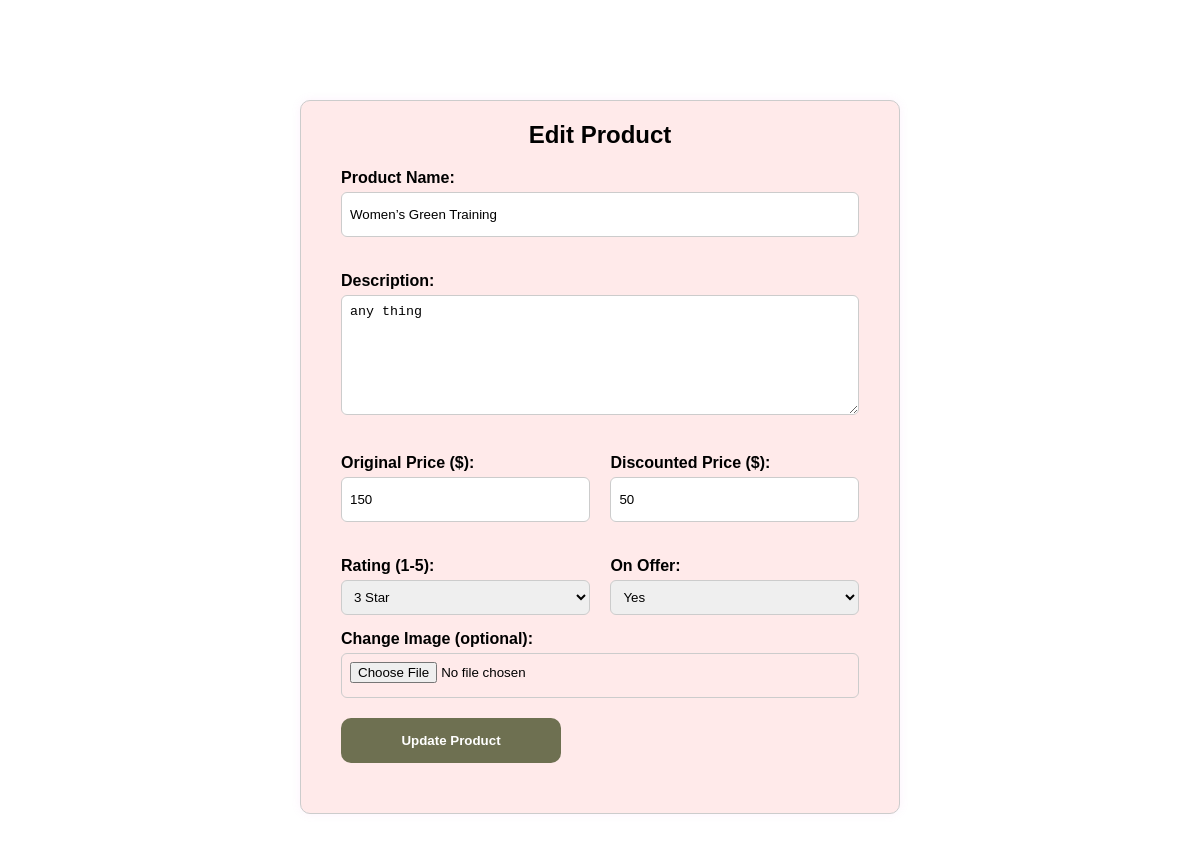
/user/edit_product.php?id=1, run on the app's committed database.
### tables this page shows
CREATE TABLE `products` (
  `id` int(11) NOT NULL,
  `name` varchar(255) NOT NULL,
  `description` varchar(255) NOT NULL,
  `original_price` float NOT NULL,
  `discounted_price` float NOT NULL,
  `rating` varchar(255) NOT NULL,
  `on_offer` varchar(255) NOT NULL,
  `image` blob NOT NULL
);

### user/edit_product.php (the view, shortened to what this page needs)
<?php
    include 'connection.php';
    $id = intval($_GET['id']);
    $sql = "SELECT * FROM products WHERE id = $id";
    $result = $conn->query($sql);
    $product = $result->fetch_assoc();
?>
<!DOCTYPE html>
<html lang="en">
    <head>
        <link rel="stylesheet" href="../style/style.css">
        <link rel="stylesheet" href="../style/nav.css">
        <link  rel ="stylesheet" href="../style/user.css">
        <link  rel ="stylesheet" href="../style/table.css">
        <link rel="stylesheet" href="https://cdnjs.cloudflare.com/ajax/libs/font-awesome/6.4.0/css/all.min.css">
    </head>
    <body>
        <form action="edit_product.php?id=<?= $product['id'] ?>" method="POST" enctype="multipart/form-data">
            <h2>Edit Product</h2>
            <label>Product Name:</label>
            <input type="text" name="name" value="<?= htmlspecialchars($product['name']) ?>" required>
            <label>Description:</label>
            <textarea name="description" rows="4" required><?= htmlspecialchars($product['description']) ?></textarea>
            <div class="price">
                <div class="">
                    <label>Original Price ($):</label>
                    <input type="number" name="original_price" value="<?= $product['original_price'] ?>" step="0.01" required>
                </div>
                <div class="">
                    <label>Discounted Price ($):</label>
                    <input type="number" name="discounted_price" value="<?= $product['discounted_price'] ?>" step="0.01" required>
                </div>
            </div>
            <div class="select">
                <div class="">
                    <label>Rating (1-5):</label>
                    <select name="rating" required>
                        <?php
                        for ($i = 1; $i <= 5; $i++) {
                            $selected = $product['rating'] == $i ? 'selected' : '';
                            echo "<option value='$i' $selected>$i Star</option>";
                        }
                        ?>
                    </select>
                </div>
                <div class="">
                    <label>On Offer:</label>
                    <select name="on_offer" required>
                        <option value="yes" <?= $product['on_offer'] == 'yes' ? 'selected' : '' ?>>Yes</option>
                    </select>
                </div>
            </div>
            <label>Change Image (optional):</label>
            <input type="file" name="image" accept="image/*">
            <button type="submit" name="update">Update Product</button>
        </form>
    </body>
</html>

### style/style.css (style rules this page uses)
* { box-sizing: border-box; margin: 0; padding: 0; }
body { position: relative; font-family: 'Inter',sans-serif; }
button { border: none; cursor: pointer; padding: 15px 10px; }
form { background: #eee; padding: 100px; display: flex; justify-content: space-between; }
form input , textarea { width: 100%; margin: 20px 0; border: 1px solid #888888; padding: 10px; }
form input { height: 45px; }
form textarea { height: 120px; }
form [type="submit"] { border: none; color: white; font-weight: bold; background: #6e7051; width: 220px; border-radius: 10px; cursor: pointer; -webkit-border-radius: 10px; -moz-border-radius: 10px; -ms-border-radius: 10px; -o-border-radius: 10px; }

### style/nav.css (style rules this page uses)
form { background: transparent; padding: none; display: block; margin-top: 100px !important; }
form input , textarea { width: 200px; margin: 20px 0; border: 1px solid #888888; padding: 10px; }
form input { height: 45px; }
form textarea { height: 120px; }
form [type="submit"] { border: none; color: white; font-weight: bold; background: #6e7051; width: 220px; border-radius: 10px; cursor: pointer; -webkit-border-radius: 10px; -moz-border-radius: 10px; -ms-border-radius: 10px; -o-border-radius: 10px; }
form { max-width: 600px; margin: 30px auto; padding: 20px; border: 1px solid #ccc; border-radius: 12px; background-color: #f9f9f9; font-family: Arial, sans-serif; }
h2 { text-align: center; margin-bottom: 20px; }
label { display: block; margin-top: 15px; font-weight: bold; }
input[type="text"], input[type="number"], select, textarea, input[type="file"] { width: 100%; padding: 8px; margin-top: 5px; border: 1px solid #ccc; border-radius: 6px; box-sizing: border-box; }
.price ,.select { display: flex; justify-content: space-between; }
.price div ,.select div { width: 48%; }

### style/table.css (style rules this page uses)
form { padding: 20px 40px 50px; color: black; background-color:#FFEAEA; border-radius: 10px; box-shadow: 0 0 10px rgba(230, 124, 216, 0.1); }

### data on the page
products: name "Women’s Green Training", description "any thing", original_price "150", discounted_price "50", on_offer "Yes"

### other printed values
form field rating "3 Star"
